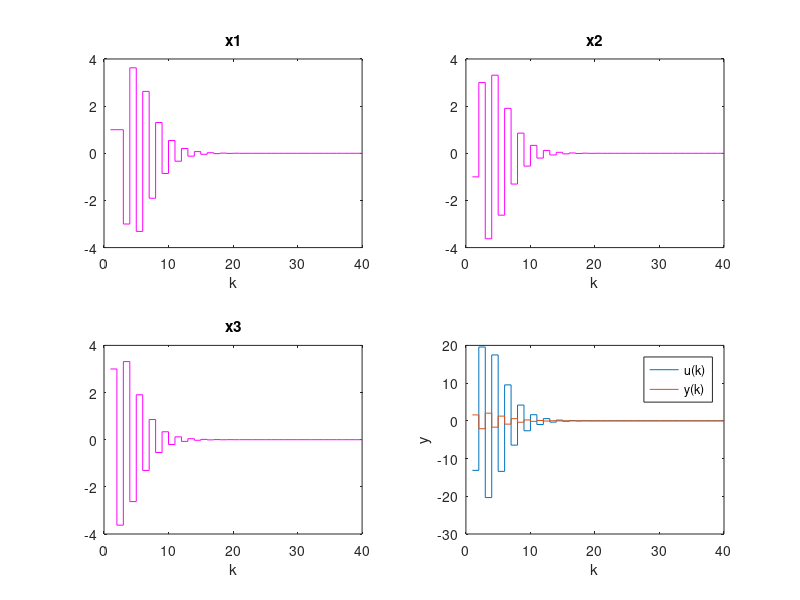

Here is the MATLAB script that generated this plot:
l_z=[0,0.509,-0.0738,0.0267];
m_z=[1,-2.6472, 2.0564,-0.4966];

[A,B,C,D]=tf2ss(l_z, m_z);
A=A.';
B1=C.';
C1=B.';
C=C1;
B=B1;

clear u;
clear x1;
clear x2;
clear x3;
clear y;
for i = -0.5
z1=i;
z2 = z1;
z3 = z1;
K=acker(A,B,[z1 z2 z3]);

%z1=0.1;
%z2=i;
%z3=i;
%K=acker(A,B,[z1 z2 z3]);

k_konc=40;
x1(1)=1; 
x2(1)=-1; 
x3(1)=3;
x1(k_konc)=0; 
x2(k_konc)=0; 
x3(k_konc)=0;
u(1)=-(K(1,1)*x1(1)+K(1,2)*x2(1)+K(1,3)*x3(1));
y(1)=C(1,1)*x1(1)+C(1,2)*x2(1)+C(1,3)*x3(1);  

for k=2:k_konc;
    x1(k)=A(1,1)*x1(k-1)+A(1,2)*x2(k-1)+A(1,3)*x3(k-1)+B(1)*u(k-1);
    x2(k)=A(2,1)*x1(k-1)+A(2,2)*x2(k-1)+A(2,3)*x3(k-1)+B(2)*u(k-1);
    x3(k)=A(3,1)*x1(k-1)+A(3,2)*x2(k-1)+A(3,3)*x3(k-1)+B(3)*u(k-1);
    y(k)=C(1,1)*x1(k)+C(1,2)*x2(k)+C(1,3)*x3(k);
    u(k)=-(K(1,1)*x1(k)+K(1,2)*x2(k)+K(1,3)*x3(k));
 end;

subplot(2,2,1);
stairs(x1,'m'); 
title('x1'); 
xlabel('k');

subplot(2,2,2);
stairs(x2,'m'); 
title('x2'); 
xlabel('k');

subplot(2,2,3);
stairs(x3,'m'); 
title('x3'); 
xlabel('k');

subplot(2,2,4);
stairs(u); 
ylabel('u');
xlabel('k');
hold on;
subplot(2,2,4);
stairs(y); 
ylabel('y');
xlabel('k');
legend('u(k)','y(k)');
hold off;

print(['z1=', num2str(z1), 'z2=', num2str(z2), 'z3=', num2str(z3), '.png'],'-dpng');
end